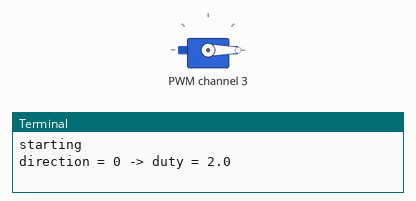
Simulated run of this program. Board: Raspberry Pi (BCM pin numbers). On the bench: servo, the last lines printed to the terminal. Servo angles are drawn from the pulse width (0.5 ms = 0°, 2.5 ms = 180°); library files of the repository ran but are not shown: PCA9685.py. At 20.0 s the program stops and its outputs stay as they are.

Above: at 0.1 s.
At 4.1 s:
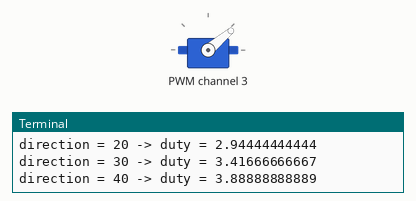
At 9.1 s:
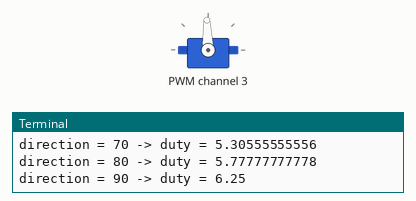
At 18.1 s:
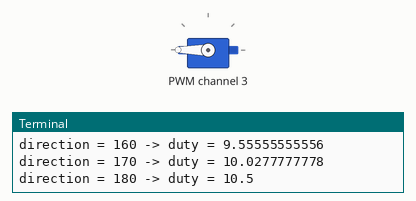
Timing chart, 0 to 20.5 s (numbered marks = the images above):
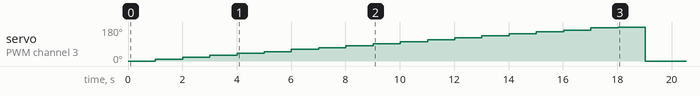

The program:

simpletest2.py
```python
from smbus import SMBus
from PCA9685 import PWM
import time

fPWM = 50
i2c_address = 0x40 # (standard) adapt to your module
channel = 3 # adapt to your wiring
a = 8.5 # adapt to your servo
b = 2  # adapt to your servo

def setup():
    global pwm
    bus = SMBus(1) # Raspberry Pi revision 2
    pwm = PWM(bus, i2c_address)
    pwm.setFreq(fPWM)

def setDirection(direction):
    duty = a / 180 * direction + b
    pwm.setDuty(channel, duty)
    print "direction =", direction, "-> duty =", duty
    time.sleep(1) # allow to settle

print "starting"
setup()
for direction in range(0, 181, 10):
    setDirection(direction)
direction = 0
setDirection(0)
print "done"
```

Measured:
- by itself, servo on PWM channel 3: rises from 0° to 180° in 17.0 s, then falls to 0° in 1.0 s
